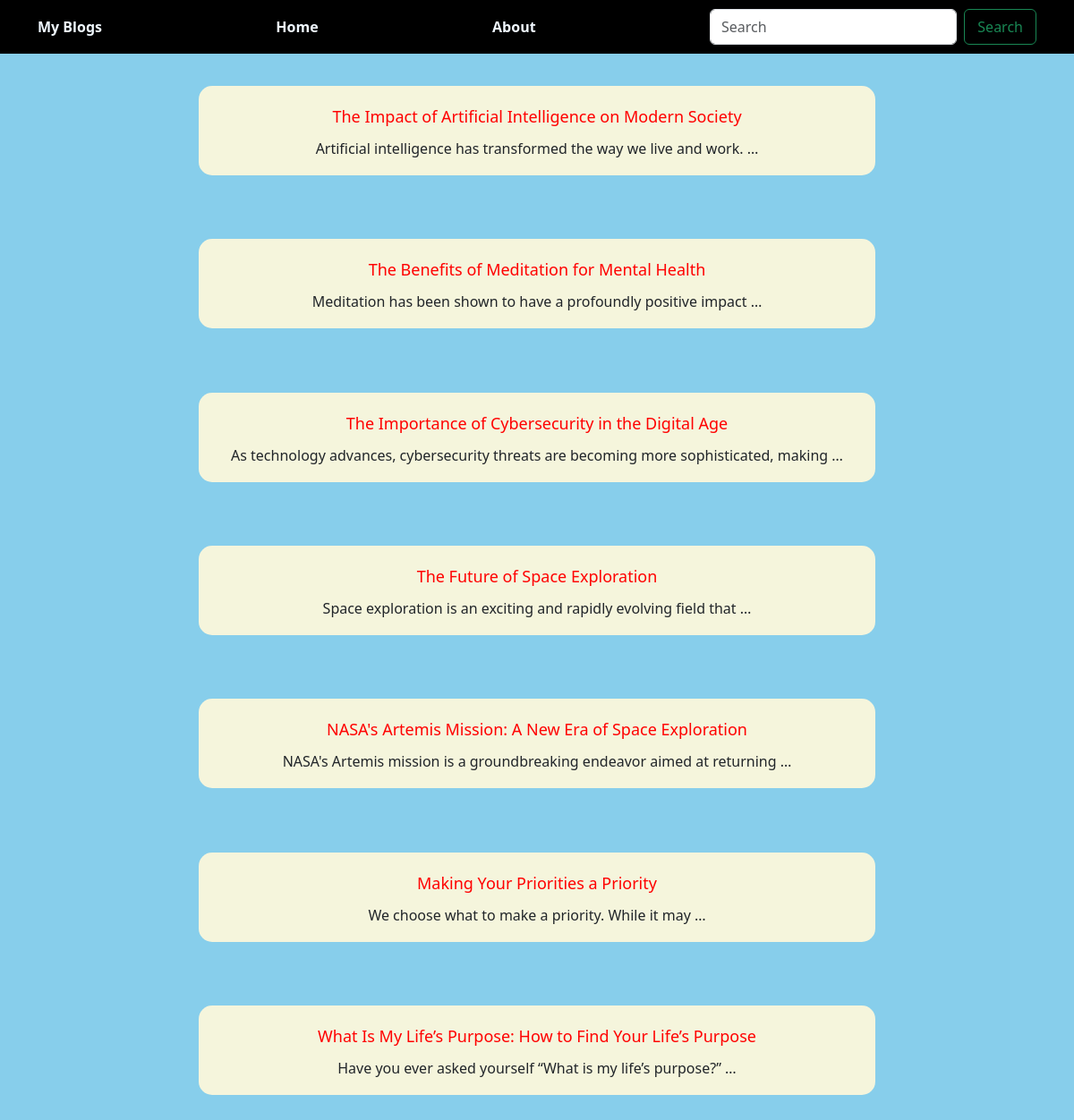
The page / on the database its author committed.
### app/models.py (models this page shows, shortened)
class article(models.Model):
    title = models.CharField(max_length=62)
    desc = models.CharField(max_length=1000)

### app/views.py (the view)
# urls.py: path('',views.index,name='home'),
def index(request):
    data = article.objects.all()
    if request.method == 'POST':
         search = request.POST.get('search')
         data = article.objects.filter(Q(title__icontains = search)|Q(desc__icontains = search))
         print(search)
    context={
        'res' : data
    }
    return render(request,'index.html',context)

### app/templates/index.html
{% extends 'tempfiles/base.html' %}
{% block content %}
    <section>
        {% for i in res %}
        <article>
            <h1><a href="{% url 'details' i.id %}" >{{i.title}}</a></h1>
            <p>{{i.desc|truncatewords:10}}</p>
        </article>
        {% endfor %}
    </section>
{% endblock content %}

### templates/tempfiles/base.html (shortened to what this page needs)
<!DOCTYPE html>
{% load static %}
<html lang="en">
<head>
    <link href="https://cdn.jsdelivr.net/npm/bootstrap@5.3.3/dist/css/bootstrap.min.css" rel="stylesheet">
    <link rel="stylesheet" href="{% static 'css/base.css' %}">
    <link rel="stylesheet" href="{% static 'app-css/index.css' %}">
    <link rel="stylesheet" href="{% static 'app-css/about.css' %}">
    <link rel="stylesheet" href="{% static 'app-css/singledetails.css' %}">
  </head>
<body>
    <nav class="navbar">
        <div class="container">
          <a class="navitems" href="">My Blogs</a>
          <a href="{% url 'home'%}">Home</a>
          <a href="{% url 'about' %}">About</a>
          <form class="d-flex" role="search" method="POST">
            <input class="form-control me-2" type="text" name="search" placeholder="Search" aria-label="Search">
            <button class="btn btn-outline-success" type="submit">Search</button>
          </form>
        </div>
      </nav>
      {% block content %}
      {% endblock content %}
</body>
</html>

### static/css/base.css (style rules this page uses)
.navbar { background-color: black; height: 60px; }
div a { color: aliceblue; text-decoration: none; font-weight: bold; transition: transform 0.4s ease; }

### app/static/app-css/index.css (style rules this page uses)
body { background-color: skyblue; box-sizing: border-box; }
section { width: 70%; height: 150vh; margin: auto; display: flex; flex-direction: column; justify-content: space-around; background-color: skyblue; justify-content: space-around; }
article { cursor: pointer; transition: transform 0.5s ease; border-radius: 15px; height: 100px; width: 90%; margin: auto; background-color: beige; text-align: center; display:flex; flex-direction: column; justify-content: center; }
h1 a { color: red; font-size: large; text-decoration: none; }

### app/static/app-css/singledetails.css (style rules this page uses)
button { background-color: blue; color: aliceblue; width: 100px; height: 40px; border-radius: 20px; }

### rows shown on the page
article: title "The Impact of Artificial Intelligence on Modern Society", desc "Artificial intelligence has transformed the way we live and work. …"
article: title "The Benefits of Meditation for Mental Health", desc "Meditation has been shown to have a profoundly positive impact …"
article: title "The Importance of Cybersecurity in the Digital Age", desc "As technology advances, cybersecurity threats are becoming more sophisticated, making …"
article: title "The Future of Space Exploration", desc "Space exploration is an exciting and rapidly evolving field that …"
article: title "NASA's Artemis Mission: A New Era of Space Exploration", desc "NASA's Artemis mission is a groundbreaking endeavor aimed at returning …"
article: title "Making Your Priorities a Priority", desc "We choose what to make a priority. While it may …"
article: title "What Is My Life’s Purpose: How to Find Your Life’s Purpose", desc "Have you ever asked yourself “What is my life’s purpose?” …"
